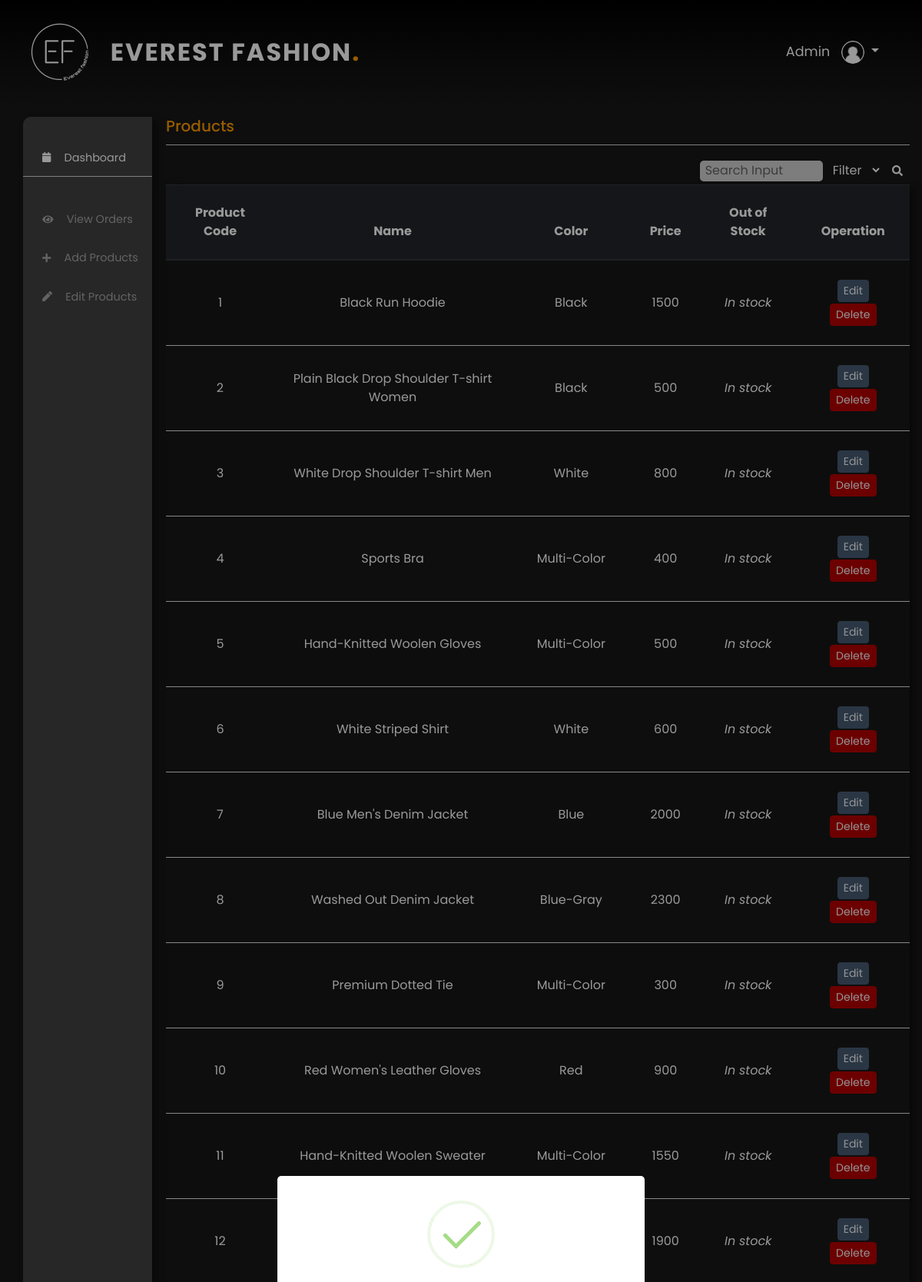
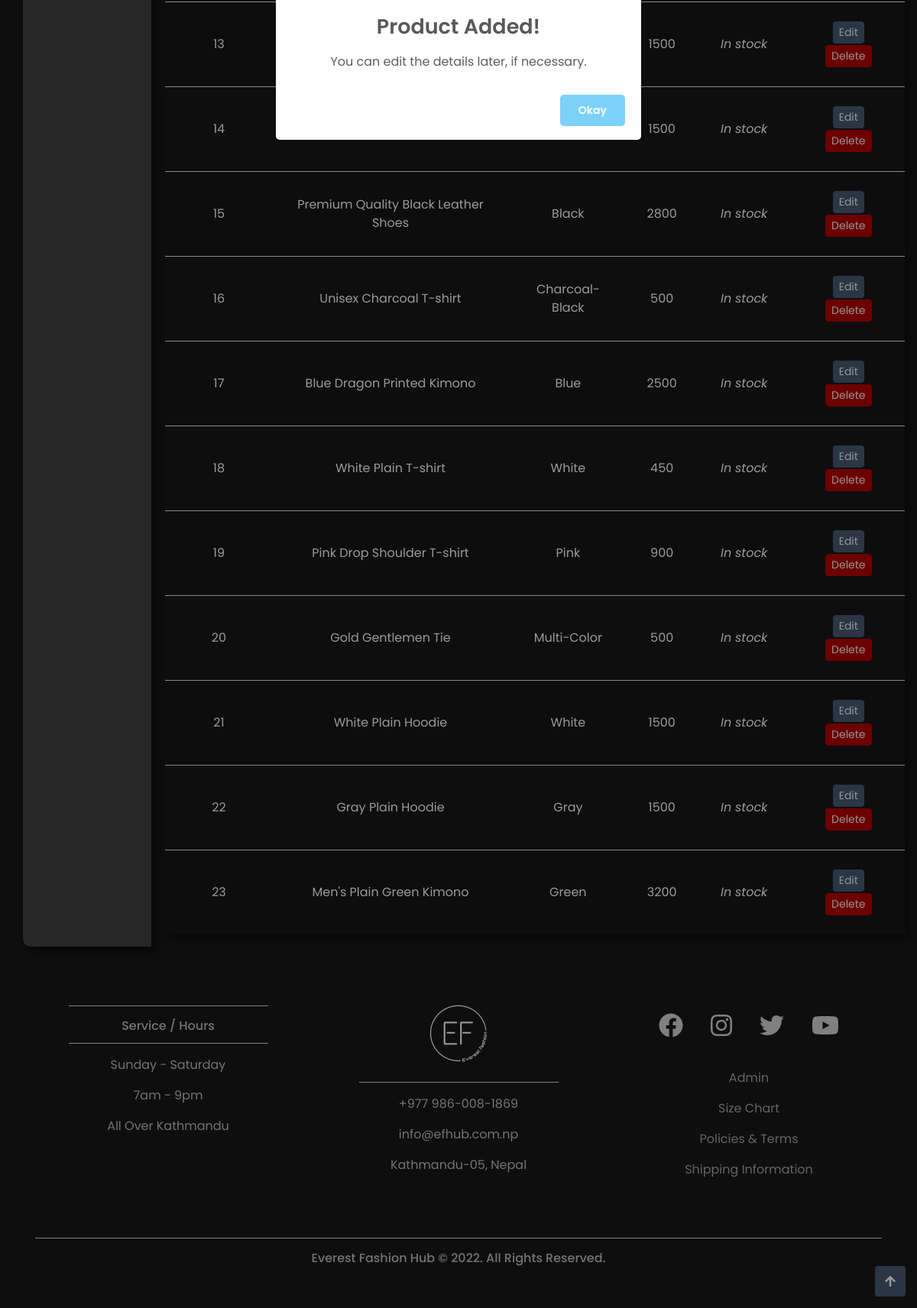
The page /admin.php?display=edit&task=successful_insertion (signed in) on the database its author committed (2 pictures, top to bottom).
### tables this page shows
CREATE TABLE products(
	prod_code INT AUTO_INCREMENT PRIMARY KEY,
	prod_name VARCHAR(50),
	marked_price FLOAT,
	offer_price FLOAT,
	color VARCHAR(20),
	description VARCHAR(500),
	tags VARCHAR(200),
	out_of_stock BIT DEFAULT 0,
	added_date DATETIME DEFAULT CURRENT_TIMESTAMP,
	is_deleted BIT DEFAULT 0
);

### admin.php (the view, shortened to what this page needs)
<!DOCTYPE html>
<html lang="en">
<head>
	<link rel="stylesheet" href="https://maxcdn.bootstrapcdn.com/bootstrap/4.0.0/css/bootstrap.min.css">
	<link rel="stylesheet" href="https://cdnjs.cloudflare.com/ajax/libs/OwlCarousel2/2.3.4/assets/owl.carousel.min.css" />
	<link rel="stylesheet" href="https://cdnjs.cloudflare.com/ajax/libs/OwlCarousel2/2.3.4/assets/owl.theme.default.min.css" />
	<link href="css/style.css" rel="stylesheet">
</head>
<body oncontextmenu="return true">
<?php
	$display='orders';
	if(isset($_GET['display']))
	{
		$display=$_GET['display'];
	}
	include "php/conn.php";
?>
<nav class="navbar navbar-expand-sm navbar-dark shadow-5-strong gradient-navbar sticky-top">
	<div class="container-fluid">
		<a class="navbar-brand" href="index.php"> <img class="logo" src="image/logo.png"> </a>
		<h1 class="logo-text"><a href="">Everest Fashion<span>.</span></a></h1>
		<div class="collapse navbar-collapse" id="navbarResponsive">
			<ul class="navbar-nav ml-auto">
				<li class="nav-item dropdown"><a class="nav-link dropdown-toggle" role="button" data-toggle="dropdown" aria-haspopup="true" aria-expanded="false" href="#" id="navbarDropdown">Admin <img src="image/user.png" class="img-fluid admin-pic"> </a>
         </li>
			</ul>
		</div>
	</div>
</nav>
<div class="container-fluid">
	<div class="row">
		<div class="col-lg-2 col-md-3 col-sm-4">
 			<div class="container-fluid admin-side">
 				<div class="row">
 						<div class="col"><i class="icon fa fa-calendar"></i> Dashboard</div>
 						<hr class="light-100">
 				</div>
 				<div class="row">
 					<a href="admin.php?display=orders" class="bot-link">
 						<div class="col"><i class="icon fa fa-eye"></i> View Orders</div>
 					</a>
 				</div>
 				<div class="row">
 					<a href="admin.php?display=add" class="bot-link">
 						<div class="col"><i class="icon fa fa-plus"></i> Add Products</div>
 					</a>
 				</div>
 				<div class="row">
 					<a href="admin.php?display=edit" class="bot-link">
 						<div class="col"><i class="icon fa fa-pen"></i> Edit Products</div>
 					</a>
 				</div>
 			</div>
 		</div>
 		<div class="col-lg-10 col-md-9 col-sm-8">
      <?php if($display=="edit"){
      ?>
 			<h5 class="keyword">Products</h5>
 			<hr class="light-100">
 			<div style="float:right">
 				<form method="post" action="admin.php?display=edit">
 					<input type="text" name="search_input1" placeholder=" Search Input" class="search-form my-1">
 					<select name="filter1">
						<option value="prod_name">Filter</option>
					</select>
					<button class="btn btn-outline-light btn-sm" type="submit"><i class="fas fa-search icon"></i></button>
 				</form>
 			</div>
 			<table class="table table-striped text-center admin-table"><thead class="thead-dark"><tr><th scope="col">Product Code</th><th scope="col">Name</th><th scope="col">Color</th><th scope="col">Price</th><th scope="col">Out of Stock</th><th scope="col">Operation</th></tr></thead>
 <?php
 			$concat=" where is_deleted=0";
 			$sql="select * from products".$concat;
 			$res=mysqli_query($conn,$sql);
 			if(mysqli_num_rows($res)>0)
 			{
				echo "<tbody>";
 				while($row=mysqli_fetch_assoc($res))
 				{
 					?>
                <tr><td><?php echo $row['prod_code']; ?></td><td><?php echo $row['prod_name']; ?></td><td><?php echo $row['color']; ?></td><td><?php echo $row['offer_price']; ?></td><td><?php if($row['out_of_stock']==true){ echo '<i class="fa fa-exclamation-triangle"></i> <em>Out of stock!</em>'; } else echo "<em>In stock</em>" ?></td><td>
					<a href="admin.php?display=edit_details&prod_code=<?php echo $row['prod_code']; ?>"><button class="btn btn-outline-light btn-sm btn-rounded" style="background-color: #455A71;">Edit</button></a>
					<a href="php/delete_product.php?prod_code=<?php echo $row['prod_code']; ?>"><button class="btn btn-outline-light btn-sm btn-rounded" style="background-color: #b30000;">Delete</button></a></td></tr>
      <?php }
      	echo "</tbody>";
       }?>
     </table>
   <?php } ?>
 		</div>
 	</div>
 </div>
<footer class="bot">
 	<div class="container padding">
 		<div class="row text-center">
 			<div class="col-md-4">
 				<hr class="light">
 				<h6> Service / Hours </h6>
 				<hr class="light">
 				<p> Sunday - Saturday </p>
 				<p> 7am - 9pm </p>
 				<p>All Over Kathmandu</p>
 			</div>
 			<div class="col-md-4">
 				<a href="index.php" class="logo"><img src="image/logo.png" class="logo"></a>
 				<hr class="light">
 				<p> +977 986-008-1869 </p>
 				<p> info@efhub.com.np </p>
 				<p> Kathmandu-05, Nepal </p>
 			</div>
 			<div class="col-md-4">
 				<div class="container-fluid">
 					<div class="row text-center social">
 						<div class="col-12">
			 				<a href="https://www.facebook.com/weverestfc"><i class="fab fa-facebook"></i></a>
							<a href="https://www.instagram.com/weverestfc/"><i class="fab fa-instagram"></i></a>
							<a href="https://www.twitter.com/"><i class="fab fa-twitter"></i></a>
							<a href="https://www.youtube.com/"><i class="fab fa-youtube"></i></a>
						</div>
					</div>
					<div class="row">
						<div class="col-12">
						<a href="login.php?user=admin" class="bot-link"><p>Admin</p></a>
						<a href="others.php?show=chart" class="bot-link"><p>Size Chart</p></a>
						<a href="others.php?show=terms" class="bot-link"><p>Policies & Terms</p></a>
						<a href="others.php?show=shipment" class="bot-link"><p>Shipping Information</p></a>
						</div>
					</div>
				</div>
 			</div>
 			<div class="col-12">
 				<hr class="light-100">
 				<h6> Everest Fashion Hub &copy; 2022. All Rights Reserved. </h6>
 			</div>
 		</div>
 	</div>
 </footer>
 <a href="#" class="back-to-top d-flex align-items-center justify-content-center"><i class="fa fa-arrow-up"></i></a>
</body>
</html>

### css/style.css (style rules this page uses)
html,body { height:100%; width:100%; font-family:'Poppins',sans-serif; color:white; background-color: #171717; }
.navbar { padding:.8rem; }
.navbar-nav li { padding-right:20px; }
.nav-link { font-size:1.1em!important; }
.logo-text { font-size: 32px; margin: 0; padding: 0; line-height: 1; font-weight: 700; letter-spacing: 2px; text-transform: uppercase; }
.logo-text a { color: #fff; }
.logo-text a span { color: #ff9900; }
.keyword { color:#ff9900; }
select { border-radius: 7px; border: 0px; color: white; padding: 4px; width: 4.5em; background-color: #171717; }
.gradient-navbar { background: linear-gradient(-180deg, #000000, #0d0d0d, #171717); background-size: 100% 100%; }
.navbar-dark .navbar-nav .nav-link { color:white; }
.logo { height:100px; }
.search-form { opacity: 0.8; border: none; border-bottom: 1px solid white; width: 10em; transition: width 0.4s ease-in-out; margin: 8px 0; border-radius: 5px; }
.bot { color: #bfbfbf; background-color: #171717; }
.btn-outline-light { background-color: #171717; border:1px solid #171717; border-radius: 5px; }
.padding { padding-bottom:2rem; }
.fa-search { font-size: 1em !important; }
.icon { font-size:2em; }
.social a { font-size:2em; padding:1rem; }
.fa-facebook, .fa-instagram, .fa-twitter, .fa-youtube { color:#d5d5d5; }
footer { background-color:#1b1e23; color:#d5d5d5; padding-top:2rem; }
hr.light { border-top:1px solid #d5d5d5; width:75%; margin-top:.8rem; margin-bottom:1rem; }
.bot-link { color:#a6a6a6; }
footer a { color:#d5d5d5; }
hr.light-100 { border-top:1px solid #d5d5d5; width:100%; margin-top:.8rem; margin-bottom:1rem; }
.table td, .table th { padding: 1.5em; vertical-align: middle; }
.admin-pic { border-radius: 50%; width: 30px; height: 30px; margin-left: 10px; }
.admin-side { background-color:#404040; height: 100%; font-size: 0.9em; padding-top: 1em; margin-left: 1em; margin-bottom: 2em; box-shadow: 5px 5px 10px #0d0d0d; border-top-left-radius: 10px; border-bottom-left-radius: 10px; }
.admin-side .row { padding-top: 2em; }
.admin-side .icon { margin-left: 10px; margin-right: 1em; font-size: 0.9em; }
.admin-table { box-shadow: 5px 5px 10px #0d0d0d; }
.back-to-top { position: fixed; right: 15px; bottom: 15px; z-index: 996; background: #455A71; width: 40px; height: 40px; border-radius: 4px; transition: all 0.4s; }
.fa-arrow-up { color: white; }
[class*="col-"] { padding: 1rem; }

### rows shown on the page
products: prod_code "1", prod_name "Black Run Hoodie", color "Black", offer_price "1500", out_of_stock "In stock"
products: prod_code "2", prod_name "Plain Black Drop Shoulder T-shirt Women", color "Black", offer_price "500", out_of_stock "In stock"
products: prod_code "3", prod_name "White Drop Shoulder T-shirt Men", color "White", offer_price "800", out_of_stock "In stock"
products: prod_code "4", prod_name "Sports Bra", color "Multi-Color", offer_price "400", out_of_stock "In stock"
products: prod_code "5", prod_name "Hand-Knitted Woolen Gloves", color "Multi-Color", offer_price "500", out_of_stock "In stock"
products: prod_code "6", prod_name "White Striped Shirt", color "White", offer_price "600", out_of_stock "In stock"
products: prod_code "7", prod_name "Blue Men's Denim Jacket", color "Blue", offer_price "2000", out_of_stock "In stock"
products: prod_code "8", prod_name "Washed Out Denim Jacket", color "Blue-Gray", offer_price "2300", out_of_stock "In stock"
products: prod_code "9", prod_name "Premium Dotted Tie", color "Multi-Color", offer_price "300", out_of_stock "In stock"
products: prod_code "10", prod_name "Red Women's Leather Gloves", color "Red", offer_price "900", out_of_stock "In stock"
products: prod_code "11", prod_name "Hand-Knitted Woolen Sweater", color "Multi-Color", offer_price "1550", out_of_stock "In stock"
products: prod_code "12", offer_price "1900", out_of_stock "In stock"
products: prod_code "13", offer_price "1500", out_of_stock "In stock"
products: prod_code "14", offer_price "1500", out_of_stock "In stock"
products: prod_code "15", prod_name "Premium Quality Black Leather Shoes", color "Black", offer_price "2800", out_of_stock "In stock"
products: prod_code "16", prod_name "Unisex Charcoal T-shirt", color "Charcoal-Black", offer_price "500", out_of_stock "In stock"
products: prod_code "17", prod_name "Blue Dragon Printed Kimono", color "Blue", offer_price "2500", out_of_stock "In stock"
products: prod_code "18", prod_name "White Plain T-shirt", color "White", offer_price "450", out_of_stock "In stock"
products: prod_code "19", prod_name "Pink Drop Shoulder T-shirt", color "Pink", offer_price "900", out_of_stock "In stock"
products: prod_code "20", prod_name "Gold Gentlemen Tie", color "Multi-Color", offer_price "500", out_of_stock "In stock"
products: prod_code "21", prod_name "White Plain Hoodie", color "White", offer_price "1500", out_of_stock "In stock"
products: prod_code "22", prod_name "Gray Plain Hoodie", color "Gray", offer_price "1500", out_of_stock "In stock"
products: prod_code "23", prod_name "Men's Plain Green Kimono", color "Green", offer_price "3200", out_of_stock "In stock"
